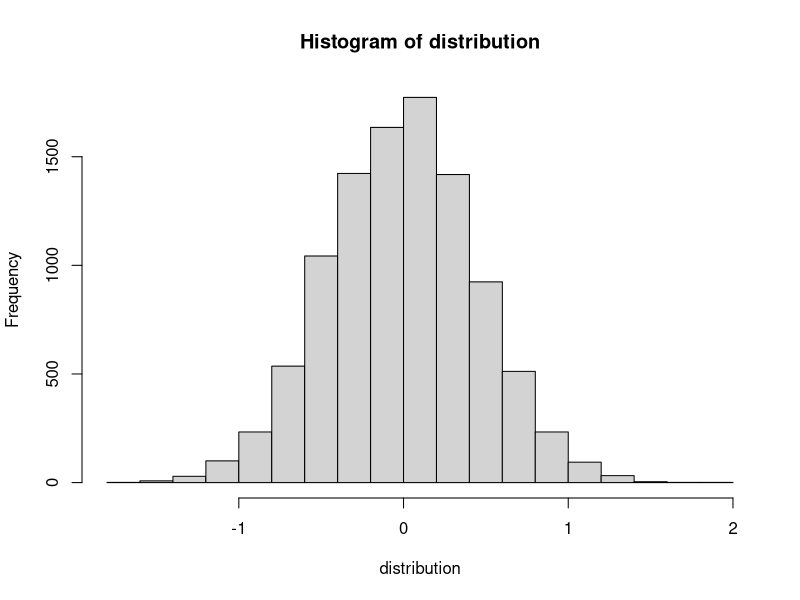
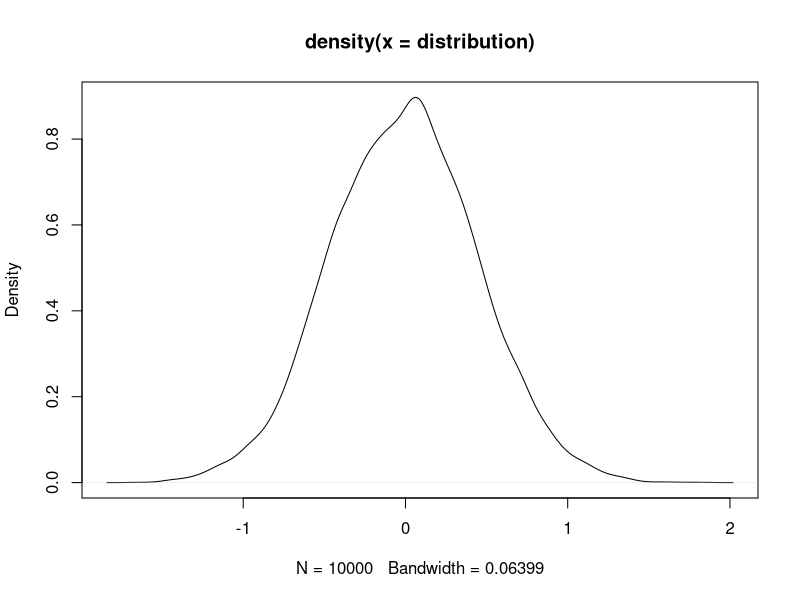
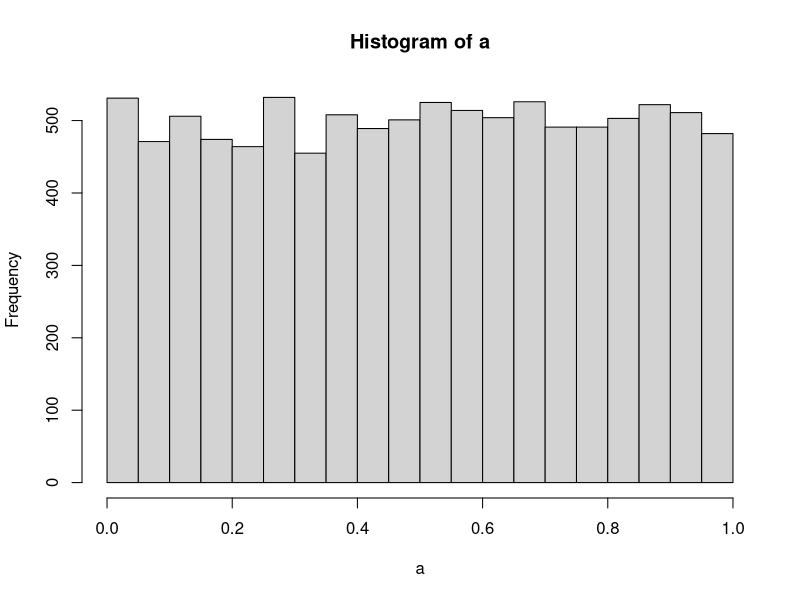
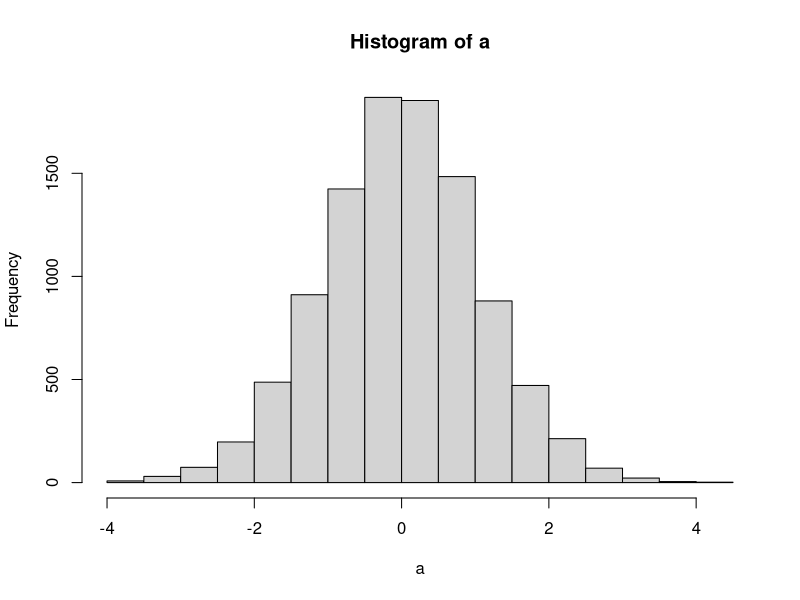
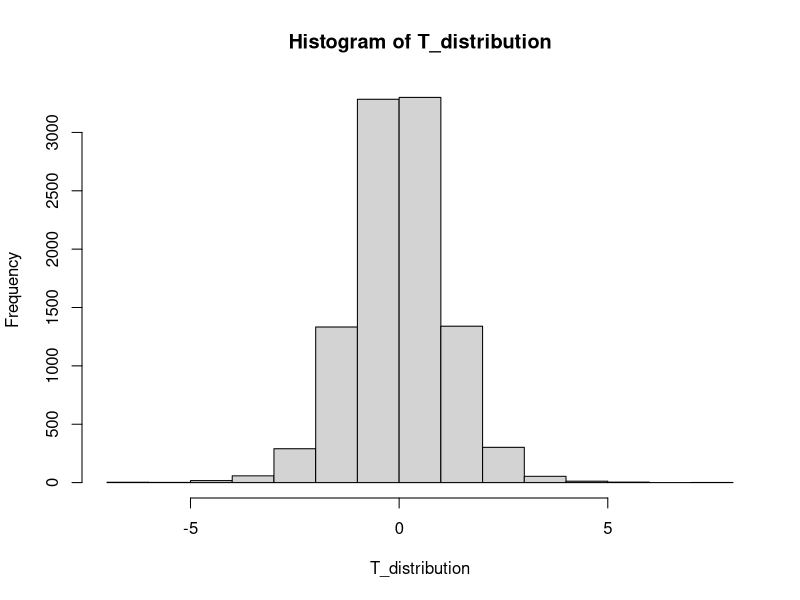
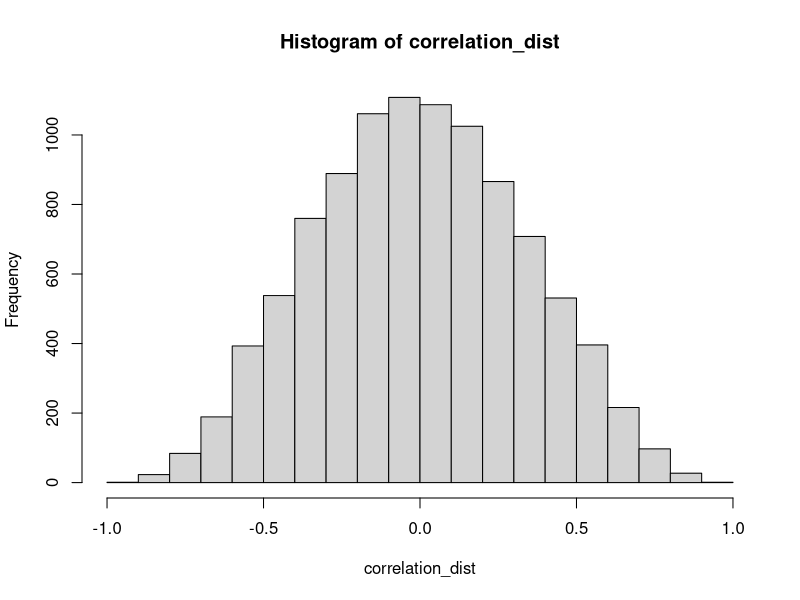
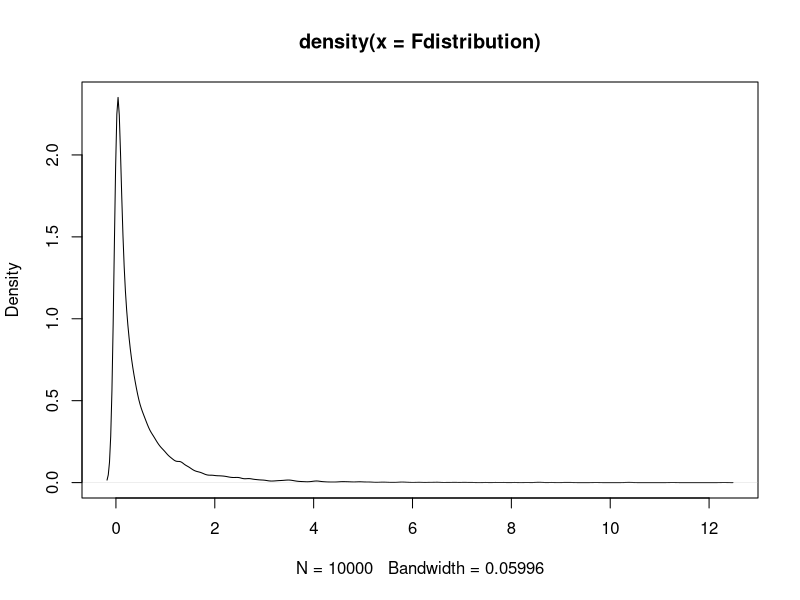

Generate these figures, in order, with R:
## ---- chunk 1
knitr::opts_chunk$set(echo = TRUE)
## ---- chunk 2
distribution <- c()

    for(i in 1:10000) {
    vector_1 <- rnorm(10,0,1)
    vector_2 <- rnorm(10,0,1)
    distribution <- c(distribution,mean(vector_2)-mean(vector_1))
    }
    y <- hist(distribution)
## ---- chunk 3
plot(density(distribution))
## ---- chunk 4
a <- replicate(10000,t.test(rnorm(10,0,1),rnorm(10,0,1))$p.value)
hist(a)
## ---- chunk 5
a <- replicate(10000,t.test(rnorm(10,0,1),rnorm(10,0,1))$statistic)
hist(a)
## ---- chunk 6
t <- .5
df <- 9
(1 - pt(q = abs(t), df = df))*2
## ---- chunk 7
t <- 1
df <- 9
(1 - pt(q = abs(t), df = df))*2
## ---- chunk 8
t <- 1.5
df <- 9
(1 - pt(q = abs(t), df = df))*2
## ---- chunk 9
t <- 2
df <- 9
(1 - pt(q = abs(t), df = df))*2
## ---- chunk 10
t <- 2.5
df <- 9
(1 - pt(q = abs(t), df = df))*2
## ---- chunk 11
testScores <- rnorm(10, mean = 0, sd = 1)
t.test(testScores,mu=0)
t_dist <-runif(10000)

## ---- chunk 12
 T_distribution <- c()

    for(i in 1:10000) {
      vector_3 <- rnorm(10,0,1)
      T_distribution <- c(T_distribution,(mean(vector_3)- 0)/(sd(vector_3)/(sqrt(length(vector_3)))))
    }
    hist(T_distribution)

## ---- chunk 13
x <- rnorm(10,0,1)
y <- rnorm(10,0,1)
cor(x,y)

## ---- chunk 14
correlation_dist <- c()

    for(i in 1:10000) {
    vector_1 <- rnorm(10,0,1)
    vector_2 <- rnorm(10,0,1)
    correlation_dist <- c(correlation_dist, cor(vector_1,vector_2))
    }

    hist(correlation_dist)
## ---- chunk 15
zd <- density(correlation_dist)

    allprobvalues <- which(zd$y >= 0.05) # possible values in this vector
    abs(zd$x[allprobvalues[1]])
## ---- chunk 16
A <- c(1,2,3,4)
B <- c(3,4,5,6)
C <- c(5,6,7,8)
Subjects <- 1:4
Factor1 <- rep(rep(c("A","B","C"), each = 4), 10)
Factor2 <- rep(rep(c("1","2"), 2), 10)
meanvalue_subject <- c(A,B,C)

all_data <- data.frame(Subjects = as.factor(Subjects),
                       meanvalue_subject, A,B,C)
    aov_output <- aov(meanvalue_subject~A*B*C, all_data)

library(xtable)

## ---- chunk 17
    knitr::kable(xtable(summary(aov_output)))

## ---- chunk 18
Subjects <- rep(1:4,3)
    df1 <- 2
    df2 <- 8

    Fdistribution <- c()
    
    for(i in 1:10000) {
      A <- rnorm(4,0,1)    # ABC is simulated data
      B <- rnorm(4,0,1)
      C <- rnorm(4,0,1)
      mean_of_subject <- c(A,B,C) # contains all random numbers
      
      correlation_dist2 <- (cor(Subjects,mean_of_subject))^2
      Fdistribution <- c(Fdistribution, (correlation_dist2/(1-correlation_dist2))*(df2/df1))
    }

    plot(density(Fdistribution ))
## ---- chunk 19
zd <- density(Fdistribution)

    allposs_values <- which(zd$y >= 0.05)
    zd$x[allposs_values[length(allposs_values)]]
